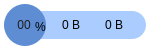
<?xml version="1.0" encoding="UTF-8"?>
<ui version="4.0">
 <class>center5</class>
 <widget class="QWidget" name="center5">
  <property name="geometry">
   <rect>
    <x>0</x>
    <y>0</y>
    <width>150</width>
    <height>50</height>
   </rect>
  </property>
  <property name="cursor">
   <cursorShape>PointingHandCursor</cursorShape>
  </property>
  <property name="windowTitle">
   <string>Form</string>
  </property>
  <property name="toolTip">
   <string>行動是治癒恐懼的良藥，而猶豫、拖延將不斷滋養恐懼</string>
  </property>
  <property name="styleSheet">
   <string notr="true">QWidget#center5 {
	background-color: transparent;
    border-image: url(&quot;:/icons/archlinux-light.png&quot;);
}
QWidget:hover#center5 {
	background-color: transparent;
    border-image: url(&quot;:/icons/archlinux-dark.png&quot;);
}</string>
  </property>
  <widget class="QLabel" name="memUse">
   <property name="geometry">
    <rect>
     <x>3</x>
     <y>4</y>
     <width>42</width>
     <height>42</height>
    </rect>
   </property>
   <property name="styleSheet">
    <string notr="true">font: 16pt &quot;华文琥珀&quot;;
color: rgb(30, 30, 30);</string>
   </property>
   <property name="text">
    <string>00</string>
   </property>
   <property name="alignment">
    <set>Qt::AlignCenter</set>
   </property>
  </widget>
  <widget class="QLabel" name="netUp">
   <property name="geometry">
    <rect>
     <x>105</x>
     <y>15</y>
     <width>60</width>
     <height>20</height>
    </rect>
   </property>
   <property name="styleSheet">
    <string notr="true">font: 7pt &quot;Microsoft YaHei&quot;;
color: rgb(0, 0, 0);</string>
   </property>
   <property name="text">
    <string>0 B</string>
   </property>
  </widget>
  <widget class="QLabel" name="netDown">
   <property name="geometry">
    <rect>
     <x>62</x>
     <y>15</y>
     <width>60</width>
     <height>20</height>
    </rect>
   </property>
   <property name="styleSheet">
    <string notr="true">font: 7pt &quot;Microsoft YaHei&quot;;
color: rgb(0, 0, 0);</string>
   </property>
   <property name="text">
    <string>0 B</string>
   </property>
  </widget>
  <widget class="QLabel" name="percent">
   <property name="geometry">
    <rect>
     <x>35</x>
     <y>17</y>
     <width>20</width>
     <height>20</height>
    </rect>
   </property>
   <property name="styleSheet">
    <string notr="true">font: 7pt &quot;华文细黑&quot;;
color: rgb(0, 0, 0);</string>
   </property>
   <property name="text">
    <string>%</string>
   </property>
  </widget>
  <widget class="QFrame" name="frame">
   <property name="geometry">
    <rect>
     <x>4</x>
     <y>4</y>
     <width>42</width>
     <height>42</height>
    </rect>
   </property>
   <property name="styleSheet">
    <string notr="true">background-color: rgb(95, 141, 211);
border-radius: 21px;</string>
   </property>
   <property name="frameShape">
    <enum>QFrame::StyledPanel</enum>
   </property>
   <property name="frameShadow">
    <enum>QFrame::Raised</enum>
   </property>
  </widget>
  <widget class="QFrame" name="frame_2">
   <property name="geometry">
    <rect>
     <x>40</x>
     <y>11</y>
     <width>106</width>
     <height>28</height>
    </rect>
   </property>
   <property name="styleSheet">
    <string notr="true">background-color: rgb(170, 204, 255);
border-top-right-radius:    14px;
border-bottom-right-radius: 14px;</string>
   </property>
   <property name="frameShape">
    <enum>QFrame::StyledPanel</enum>
   </property>
   <property name="frameShadow">
    <enum>QFrame::Raised</enum>
   </property>
  </widget>
  <widget class="QWidget" name="widget" native="true">
   <property name="geometry">
    <rect>
     <x>0</x>
     <y>0</y>
     <width>150</width>
     <height>50</height>
    </rect>
   </property>
   <property name="styleSheet">
    <string notr="true">border-image: url(:/icons/archlinux.png)</string>
   </property>
  </widget>
  <zorder>frame_2</zorder>
  <zorder>frame</zorder>
  <zorder>widget</zorder>
  <zorder>memUse</zorder>
  <zorder>netUp</zorder>
  <zorder>netDown</zorder>
  <zorder>percent</zorder>
 </widget>
 <resources/>
 <connections/>
</ui>
